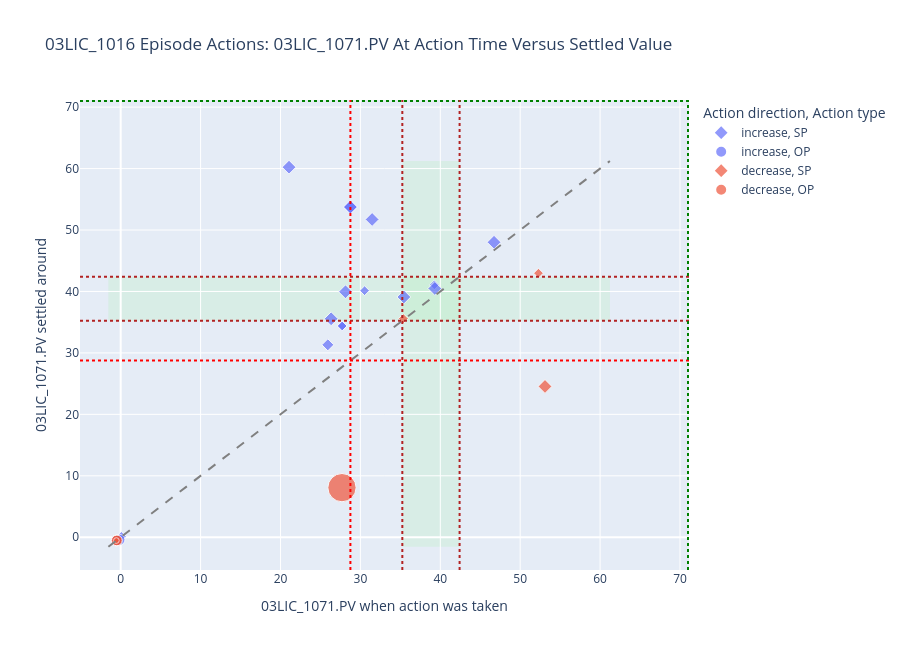

The code cell stored with this chart in its notebook:
### Code cell
# ── Visual 4: 03LIC_1016 action-time PV vs settled PV ───────────────────
plot_df = response_df[response_df['source_tag'] == '03LIC_1016'].dropna(subset=['pv_at_action', 'settled_pv']).copy()

fig = px.scatter(
    plot_df,
    x='pv_at_action',
    y='settled_pv',
    color='action_direction',
    symbol='change_type',
    size='abs_op_delta',
    hover_data=[
        'EpisodeID', 'event_time', 'change_type', 'op_delta',
        'response_time_mins', 'settling_time_mins', 'action_zone',
        'settled_zone', 'movement_towards_limits'
    ],
    title='03LIC_1016 Episode Actions: 03LIC_1071.PV At Action Time Versus Settled Value',
    labels={
        'pv_at_action': '03LIC_1071.PV when action was taken',
        'settled_pv': '03LIC_1071.PV settled around',
        'abs_op_delta': '|action change|',
        'action_direction': 'Action direction',
        'change_type': 'Action type'
    },
    symbol_map={'OP': 'circle', 'SP': 'diamond'}
)

min_axis = min(plot_df['pv_at_action'].min(), plot_df['settled_pv'].min(), TARGET_LOWER_LIMIT) - 1
max_axis = max(plot_df['pv_at_action'].max(), plot_df['settled_pv'].max(), TARGET_UPPER_LIMIT) + 1

fig.add_shape(
    type='rect',
    x0=min_axis, x1=max_axis,
    y0=TARGET_LOWER_LIMIT, y1=TARGET_UPPER_LIMIT,
    fillcolor='lightgreen', opacity=0.15, line_width=0,
    layer='below'
)
fig.add_shape(
    type='rect',
    x0=TARGET_LOWER_LIMIT, x1=TARGET_UPPER_LIMIT,
    y0=min_axis, y1=max_axis,
    fillcolor='lightgreen', opacity=0.15, line_width=0,
    layer='below'
)
fig.add_shape(
    type='line',
    x0=min_axis, y0=min_axis, x1=max_axis, y1=max_axis,
    line=dict(color='gray', dash='dash')
)
fig.add_hline(y=TARGET_LOWER_LIMIT, line_dash='dot', line_color='firebrick')
fig.add_hline(y=TARGET_UPPER_LIMIT, line_dash='dot', line_color='firebrick')
fig.add_hline(y=71, line_dash='dot', line_color='green')
fig.add_hline(y=28.75, line_dash='dot', line_color='red')
fig.add_vline(x=28.75, line_dash='dot', line_color='red')
fig.add_vline(x=TARGET_LOWER_LIMIT, line_dash='dot', line_color='firebrick')
fig.add_vline(x=TARGET_UPPER_LIMIT, line_dash='dot', line_color='firebrick')
fig.add_vline(x=71, line_dash='dot', line_color='green')

fig.update_layout(height=650)
fig.show()

### Figure 1 — Plotly figure (JSON) as saved in the notebook; plotly's stock layout.template omitted (floating-point values rounded to 4 significant figures; data arrays with more than 128 entries replaced by an {"elided": "..."} marker saying what was removed)
{"data": [{"customdata": {"elided": "17x9 mixed values"}, "hovertemplate": "Action direction=increase<br>Action type=%{customdata[2]}<br>03LIC_1071.PV when action was taken=%{x}<br>03LIC_1071.PV settled around=%{y}<br>|action change|=%{marker.size}<br>EpisodeID=%{customdata[0]}<br>event_time=%{customdata[1]}<br>op_delta=%{customdata[3]}<br>response_time_mins=%{customdata[4]}<br>settling_time_mins=%{customdata[5]}<br>action_zone=%{customdata[6]}<br>settled_zone=%{customdata[7]}<br>movement_towards_limits=%{customdata[8]}<extra></extra>", "legendgroup": "increase, SP", "marker": {"color": "#636efa", "size": [1.0, 1.0, 1.0, 2.0, 2.0, 2.0, 0.5, 1.5, 1.0, 0.3426, 2.0, 2.0, 2.0, 1.0, 2.0, 2.0, 2.0], "sizemode": "area", "sizeref": 0.035, "symbol": "diamond"}, "mode": "markers", "name": "increase, SP", "orientation": "v", "showlegend": true, "type": "scatter", "x": [27.72, 27.72, 30.52, 28.14, 46.73, 35.44, -0.5082, 25.93, 0.08286, -0.5379, 28.75, 28.75, 26.34, 39.26, 39.31, 21.07, 31.47], "xaxis": "x", "y": [34.38, 34.38, 40.13, 39.95, 48.01, 39.1, -0.5082, 31.32, 0.1386, -0.5375, 53.74, 53.74, 35.56, 41.08, 40.49, 60.23, 51.72], "yaxis": "y"}, {"customdata": [[233, "2023-12-26T18:28:00.412500", "OP", 2, null, 3, "below_lower_limit", "below_lower_limit", -0.003182], [235, "2023-12-27T01:53:57.796300", "OP", 2, 1, 3, "below_lower_limit", "below_lower_limit", -0.2808]], "hovertemplate": "Action direction=increase<br>Action type=%{customdata[2]}<br>03LIC_1071.PV when action was taken=%{x}<br>03LIC_1071.PV settled around=%{y}<br>|action change|=%{marker.size}<br>EpisodeID=%{customdata[0]}<br>event_time=%{customdata[1]}<br>op_delta=%{customdata[3]}<br>response_time_mins=%{customdata[4]}<br>settling_time_mins=%{customdata[5]}<br>action_zone=%{customdata[6]}<br>settled_zone=%{customdata[7]}<br>movement_towards_limits=%{customdata[8]}<extra></extra>", "legendgroup": "increase, OP", "marker": {"color": "#636efa", "size": [2.0, 2.0], "sizemode": "area", "sizeref": 0.035, "symbol": "circle"}, "mode": "markers", "name": "increase, OP", "orientation": "v", "showlegend": true, "type": "scatter", "x": [-0.532, -0.1325], "xaxis": "x", "y": [-0.5351, -0.4133], "yaxis": "y"}, {"customdata": [[53, "2022-03-28T07:53:42.202900", "SP", -1, 1, 3, "within_limits", "within_limits", 0], [74, "2022-06-12T08:38:46.805700", "SP", -2, 1, 7, "above_upper_limit", "below_lower_limit", -0.01728], [378, "2024-05-30T17:13:10.254500", "SP", -1, 1, 3, "above_upper_limit", "above_upper_limit", 9.306]], "hovertemplate": "Action direction=decrease<br>Action type=%{customdata[2]}<br>03LIC_1071.PV when action was taken=%{x}<br>03LIC_1071.PV settled around=%{y}<br>|action change|=%{marker.size}<br>EpisodeID=%{customdata[0]}<br>event_time=%{customdata[1]}<br>op_delta=%{customdata[3]}<br>response_time_mins=%{customdata[4]}<br>settling_time_mins=%{customdata[5]}<br>action_zone=%{customdata[6]}<br>settled_zone=%{customdata[7]}<br>movement_towards_limits=%{customdata[8]}<extra></extra>", "legendgroup": "decrease, SP", "marker": {"color": "#EF553B", "size": [1.0, 2.0, 1.0], "sizemode": "area", "sizeref": 0.035, "symbol": "diamond"}, "mode": "markers", "name": "decrease, SP", "orientation": "v", "showlegend": true, "type": "scatter", "x": [35.38, 53.1, 52.29], "xaxis": "x", "y": [35.58, 24.54, 42.98], "yaxis": "y"}, {"customdata": [[233, "2023-12-26T18:21:54.711300", "OP", -2, 1, 3, "below_lower_limit", "below_lower_limit", -0.01829], [235, "2023-12-27T01:36:45.203300", "OP", -14, 1, 3, "below_lower_limit", "below_lower_limit", -19.62], [235, "2023-12-27T02:00:26.305600", "OP", -2, 1, 3, "below_lower_limit", "below_lower_limit", -0.04885], [235, "2023-12-27T03:31:05.853200", "OP", -0.5637, null, 3, "below_lower_limit", "below_lower_limit", -0.0002585]], "hovertemplate": "Action direction=decrease<br>Action type=%{customdata[2]}<br>03LIC_1071.PV when action was taken=%{x}<br>03LIC_1071.PV settled around=%{y}<br>|action change|=%{marker.size}<br>EpisodeID=%{customdata[0]}<br>event_time=%{customdata[1]}<br>op_delta=%{customdata[3]}<br>response_time_mins=%{customdata[4]}<br>settling_time_mins=%{customdata[5]}<br>action_zone=%{customdata[6]}<br>settled_zone=%{customdata[7]}<br>movement_towards_limits=%{customdata[8]}<extra></extra>", "legendgroup": "decrease, OP", "marker": {"color": "#EF553B", "size": [2.0, 14.0, 2.0, 0.5637], "sizemode": "area", "sizeref": 0.035, "symbol": "circle"}, "mode": "markers", "name": "decrease, OP", "orientation": "v", "showlegend": true, "type": "scatter", "x": [-0.5102, 27.7, -0.4663, -0.5372], "xaxis": "x", "y": [-0.5285, 8.072, -0.5151, -0.5374], "yaxis": "y"}], "layout": {"height": 650, "legend": {"itemsizing": "constant", "title": {"text": "Action direction, Action type"}, "tracegroupgap": 0}, "shapes": [{"fillcolor": "lightgreen", "layer": "below", "line": {"width": 0}, "opacity": 0.15, "type": "rect", "x0": -1.538, "x1": 61.23, "y0": 35.25, "y1": 42.41}, {"fillcolor": "lightgreen", "layer": "below", "line": {"width": 0}, "opacity": 0.15, "type": "rect", "x0": 35.25, "x1": 42.41, "y0": -1.538, "y1": 61.23}, {"line": {"color": "gray", "dash": "dash"}, "type": "line", "x0": -1.538, "x1": 61.23, "y0": -1.538, "y1": 61.23}, {"line": {"color": "firebrick", "dash": "dot"}, "type": "line", "x0": 0, "x1": 1, "xref": "x domain", "y0": 35.25, "y1": 35.25, "yref": "y"}, {"line": {"color": "firebrick", "dash": "dot"}, "type": "line", "x0": 0, "x1": 1, "xref": "x domain", "y0": 42.41, "y1": 42.41, "yref": "y"}, {"line": {"color": "green", "dash": "dot"}, "type": "line", "x0": 0, "x1": 1, "xref": "x domain", "y0": 71, "y1": 71, "yref": "y"}, {"line": {"color": "red", "dash": "dot"}, "type": "line", "x0": 0, "x1": 1, "xref": "x domain", "y0": 28.75, "y1": 28.75, "yref": "y"}, {"line": {"color": "red", "dash": "dot"}, "type": "line", "x0": 28.75, "x1": 28.75, "xref": "x", "y0": 0, "y1": 1, "yref": "y domain"}, {"line": {"color": "firebrick", "dash": "dot"}, "type": "line", "x0": 35.25, "x1": 35.25, "xref": "x", "y0": 0, "y1": 1, "yref": "y domain"}, {"line": {"color": "firebrick", "dash": "dot"}, "type": "line", "x0": 42.41, "x1": 42.41, "xref": "x", "y0": 0, "y1": 1, "yref": "y domain"}, {"line": {"color": "green", "dash": "dot"}, "type": "line", "x0": 71, "x1": 71, "xref": "x", "y0": 0, "y1": 1, "yref": "y domain"}], "title": {"text": "03LIC_1016 Episode Actions: 03LIC_1071.PV At Action Time Versus Settled Value"}, "xaxis": {"anchor": "y", "domain": [0, 1], "title": {"text": "03LIC_1071.PV when action was taken"}}, "yaxis": {"anchor": "x", "domain": [0, 1], "title": {"text": "03LIC_1071.PV settled around"}}}}
